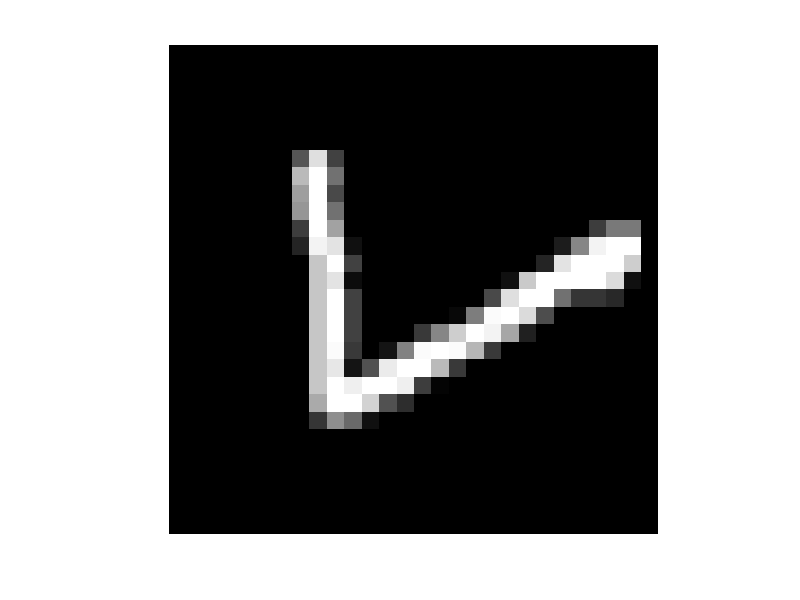
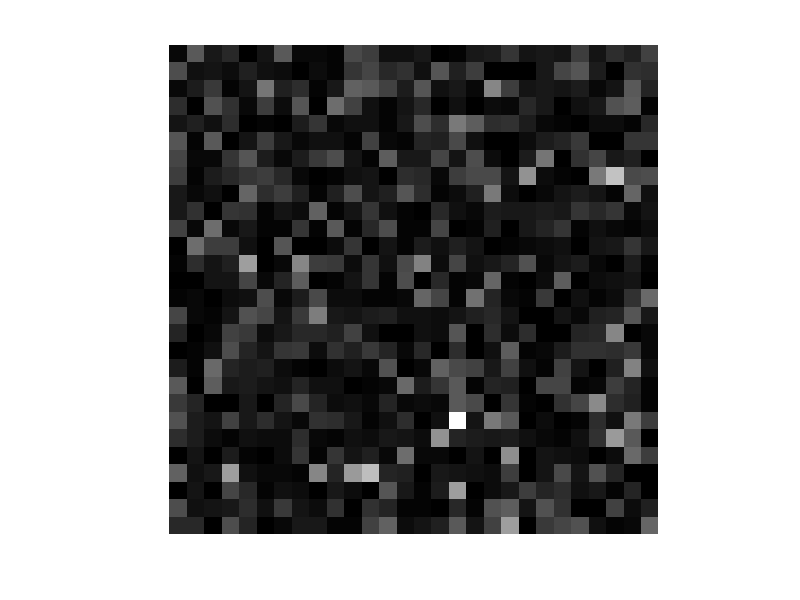
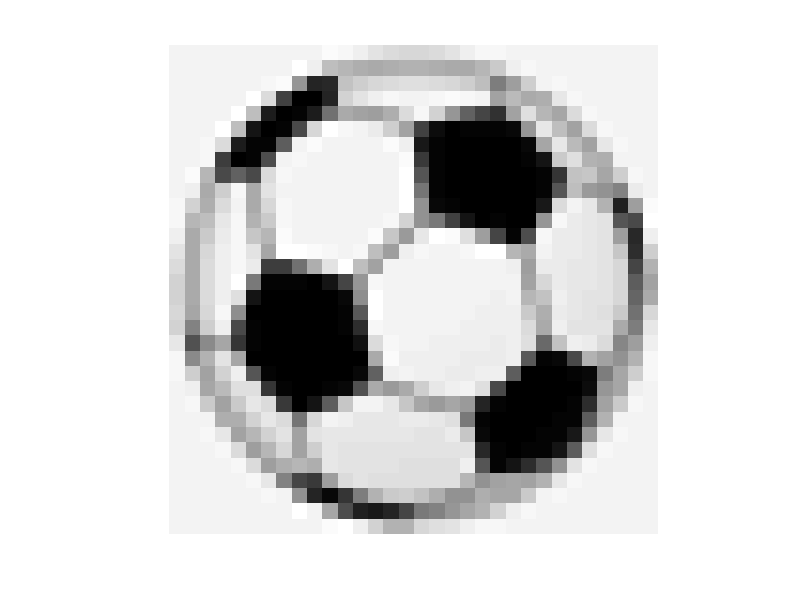

Recreate these plots in MATLAB, in order.
%% 生成TM
Nx=28;
Ny=28;
Mx=28;
My=28;
load('test7.mat');
N=Nx*Ny;
M=Mx*My;
TM_xx= raylrnd(sqrt(1/2/M),M,N).*exp(1i*random('unif',-pi,+pi-eps('double'),M,N)); 
%X=Test(1,:,:);
%E_in_1d = X ./ norm(X); 
E_in_1d=Test1{1,1}(:,:);
%E_in_2d_x=reshape(E_in_1d,[Nx,Ny]);
%E_in_2d_y=reshape(E_in_1d,[Nx,Ny]);
E_out_1d_x=TM_xx*reshape(E_in_1d,[Nx*Ny,1]);
Y_prac = awgn(E_out_1d_x,100,'measured','linear'); 
Iyy = abs(Y_prac).^2; 
E_out_2d_x=reshape(Iyy,[Mx,My]);
I=mat2gray(E_in_1d);
figure,imshow(I);
J=mat2gray(E_out_2d_x);
figure,imshow(J);
load('example_inputField(1).mat');
shiyan = abs(X).^2;
SHIYAN = reshape(shiyan,[32,32]);
JIEGUO=mat2gray(SHIYAN);
figure,imshow(JIEGUO);